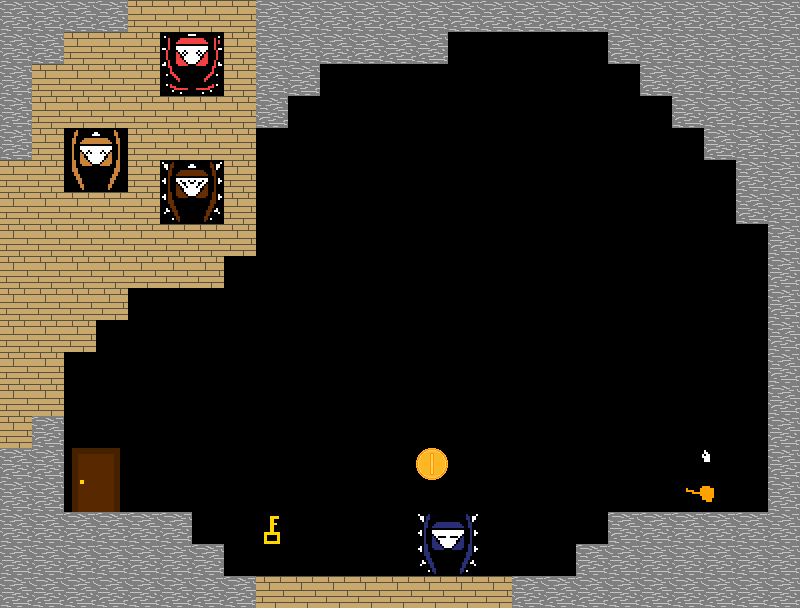

Tiled map render using the project's own tile images. Description and the map definition, with tile-layer contents summarised, below:
An orthogonal 25x19 tile map with 32x32 px tiles, 2 tile layers (Ombre, Static), 5 tilesets.

<map version="1.2" tiledversion="1.3.5" orientation="orthogonal" renderorder="right-up" width="25" height="19" tilewidth="32" tileheight="32" infinite="0" nextlayerid="6" nextobjectid="1">
 <editorsettings>
  <export target="Salle0.xml" format="tmx" />
 </editorsettings>
 <properties>
  <property name="Temps" type="int" value="30" />
 </properties>
 <tileset firstgid="1" source="StaticTile.tsx" />
 <tileset firstgid="3" source="GoalTile.tsx" />
 <tileset firstgid="5" source="EnnemiTile.tsx" />
 <tileset firstgid="9" source="PickUpTile.tsx" />
 <tileset firstgid="13" source="OmbreTile.tsx" />
 <layer id="5" name="Ombre" width="25" height="19">
  <data>[475 cells, 36 non-empty, 3 distinct tile ids]</data>
 </layer>
 <layer id="1" name="Static" width="25" height="19">
  <data>[475 cells, 192 non-empty, 10 distinct tile ids]</data>
 </layer>
</map>